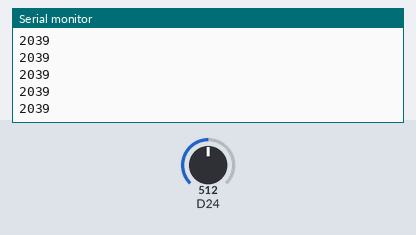
The sketch below on a simulated Arduino Zero (SAMD21). On the bench: the last lines printed to the serial monitor. Inputs (shaded band) come from the test bench; at power-on: D24 = 512 (analog values on the 0–1023 scale).

Above: at 1.2 s.
1.3 s: D24 set to 716
At 1.46 s:
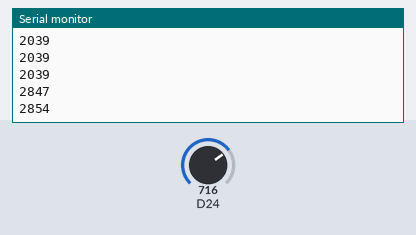
2.8 s: D24 set to 900
At 2.8 s:
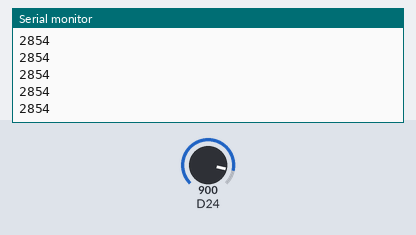
Timing chart, 0 to 5.8 s (numbered marks = the images above; inputs shaded):
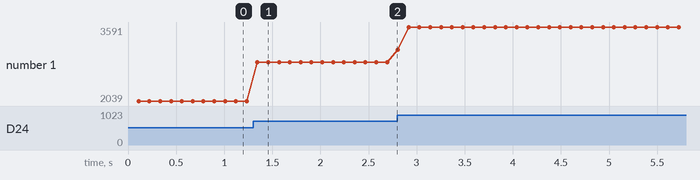

The sketch:

averaged_sample.ino
```cpp
// References:
// - https://blog.thea.codes/getting-the-most-out-of-the-samd21-adc/
// - https://www.sigmdel.ca/michel/ha/xiao/seeeduino_xiao_01_en.html/

unsigned int ADCValue = 0;
float relaxation = 0.1;

void setup() {
  // put your setup code here, to run once:

  analogReadResolution(12);

  // initialize serial communication at 9600 bits per second:
  Serial.begin(9600);
}

void loop() {
  // put your main code here, to run repeatedly:
  for(int i=0; i<100; i++){
  ADCValue = (1-relaxation)*ADCValue + relaxation*analogRead(A10);
  delay(1);
  }

  // print out the value you read:
  Serial.println(ADCValue);
  delay(1);        // delay in between reads for stability

}
```

Measured:
- after the input at 1.3 s, the serial monitor: prints a new line after 0.05 s (image 1)
- plotted number 1: 2039 → 2854 after the input at 1.3 s, 2854 → 3591 after the input at 2.8 s
